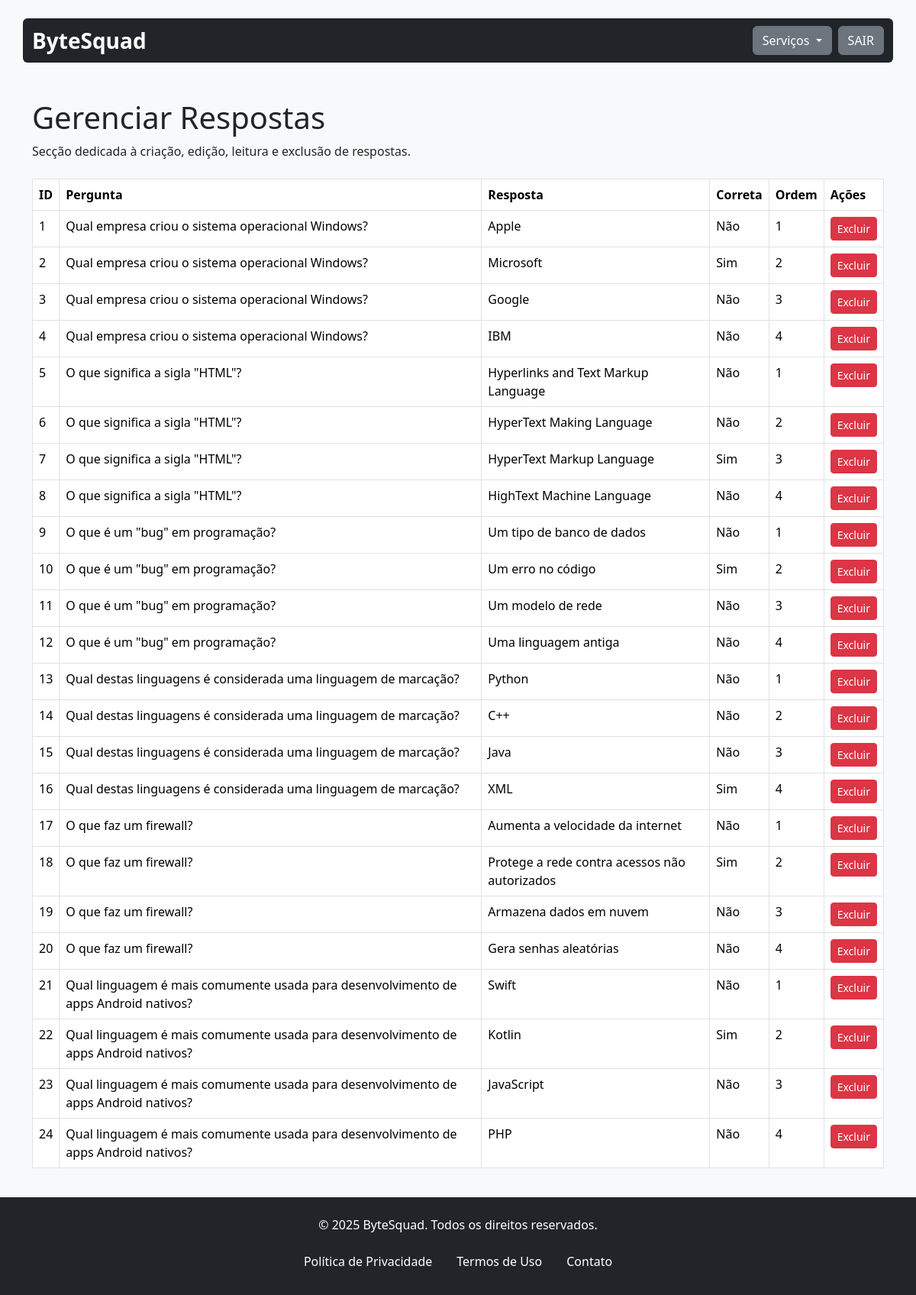
The app's page /gerenciarResposta.php (signed in) with its own data.
### tables this page shows
CREATE TABLE `resposta` (
  `id_resposta` int(11) NOT NULL,
  `id_pergunta` int(11) NOT NULL,
  `texto_resposta` varchar(300) NOT NULL,
  `correta` tinyint(1) DEFAULT 0,
  `ordem` int(11) DEFAULT 1
);

CREATE TABLE `pergunta` (
  `id_pergunta` int(11) NOT NULL,
  `id_nivel` int(11) NOT NULL,
  `texto_pergunta` text NOT NULL,
  `tipo_pergunta` varchar(50) DEFAULT 'multipla_escolha',
  `ordem` int(11) DEFAULT 1
);

### assets/classes/respostas.class.php (called while the page is built, shortened)
<?php
require_once 'conexao.class.php';
class Respostas
{
    private $con;
    public function __construct()
    {
        $this->con = new Conexao();
    }
    public function listar($id_pergunta = null)
    {
        try {
            if ($id_pergunta) {
                $sql = $this->con->conectar()->prepare("SELECT * FROM resposta WHERE id_pergunta = :id_pergunta ORDER BY ordem ASC");
                $sql->bindParam(':id_pergunta', $id_pergunta, PDO::PARAM_INT);
            } else {
                $sql = $this->con->conectar()->prepare("SELECT * FROM resposta ORDER BY id_pergunta, ordem ASC");
            }
            $sql->execute();
            return $sql->fetchAll(PDO::FETCH_ASSOC);
        } catch (PDOException $ex) {
            echo "ERRO: " . $ex->getMessage();
        }
    }
}

### assets/classes/conexao.class.php (called while the page is built)
<?php
class Conexao{
    private $servidor;
    private $senha;
    private $usuario;
    private $banco;
    private static $pdo;
    public function __construct(){
        $this->servidor = "localhost";
        $this->banco = "bytesquad";
        $this->senha = "";
        $this->usuario = "root";
    }
    public function conectar(){
        try{
            if(is_null(self::$pdo)){
                self::$pdo = new PDO("mysql:host=".$this->servidor."; dbname=".$this->banco, $this->usuario, $this->senha);
            }
            return self::$pdo;
        } catch(PDOException $ex){
            echo $ex->getMessage();
        }
    }
}

### assets/classes/perguntas.class.php (called while the page is built, shortened)
<?php
require_once 'conexao.class.php';
class Perguntas
{
    private $con;
    public function __construct()
    {
        $this->con = new Conexao();
    }
    public function buscarPergunta($id_pergunta)
    {
        try {
            $sql = $this->con->conectar()->prepare("SELECT * FROM pergunta WHERE id_pergunta = :id_pergunta");
            $sql->bindParam(':id_pergunta', $id_pergunta, PDO::PARAM_INT);
            $sql->execute();
            return $sql->fetch(PDO::FETCH_ASSOC);
        } catch (PDOException $ex) {
            error_log("ERRO: " . $ex->getMessage());
            return false;
        }
    }
}

### assets/classes/administrador.class.php (called while the page is built, shortened)
<?php
require_once 'conexao.class.php';
class Administrador
{
    private $permissoes;
    private $con;
    public function __construct()
    {
        $this->con = new Conexao();
    }
    public function setUsuario($id)
    {
        $sql = $this->con->conectar()->prepare("SELECT * FROM administrativo WHERE id_administrativo = :id");
        $sql->bindValue(":id", $id);
        $sql->execute();
        if ($sql->rowCount() > 0) {
            $sql = $sql->fetch();
            $this->permissoes = explode(', ', $sql['permissoes_admin']);
        }
    }
    public function temPermissoes($permissao)
    {
        if (isset($_SESSION['Logado'])) {
            $id = $_SESSION['Logado'];
            $this->setUsuario($id);
            return in_array($permissao, $this->permissoes);
        }
        return false;
    }
}

### gerenciarResposta.php (the view, shortened to what this page needs)
<?php
include 'assets/inc/header.inc.php';
include 'assets/classes/respostas.class.php';
include 'assets/classes/perguntas.class.php';
$resposta = new Respostas();
$pergunta = new Perguntas();
require_once './assets/classes/administrador.class.php';
$admin = new Administrador();
?>
<main class="container mt-5">
    <div class="header-content mb-4">
        <h1>Gerenciar Respostas</h1>
        <p>Secção dedicada à criação, edição, leitura e exclusão de respostas.</p>
    </div>
    <div class="table-responsive mb-4">
        <table class="table table-bordered table-hover">
            <thead class="thead-light">
                <tr>
                    <th>ID</th>
                    <th>Pergunta</th>
                    <th>Resposta</th>
                    <th>Correta</th>
                    <th>Ordem</th>
                    <th>Ações</th>
                </tr>
            </thead>
            <tbody>
                <?php
                $lista = $resposta->listar();
                foreach ($lista as $item):
                    $perguntaInfo = $pergunta->buscarPergunta($item['id_pergunta']);
                ?>
                    <tr>
                        <td><?php echo $item['id_resposta']; ?></td>
                        <td><?php echo $perguntaInfo ? $perguntaInfo['texto_pergunta'] : 'Pergunta não encontrada'; ?></td>
                        <td><?php echo $item['texto_resposta']; ?></td>
                        <td><?php echo $item['correta'] ? 'Sim' : 'Não'; ?></td>
                        <td><?php echo $item['ordem']; ?></td>
                        <td>
                            <?php if ($admin->temPermissoes('EDIT')): ?>
                                <button type="button" class="btn btn-primary" data-bs-toggle="modal"
                                    data-bs-target="#editarModal<?php echo $item['id_resposta']; ?>">
                                    Editar
                                </button>
                            <?php endif; ?>
                            <?php if ($admin->temPermissoes('DELETE')): ?>
                                <a href="deletarResposta.php?id_resposta=<?php echo $item['id_resposta']; ?>"
                                    class="btn btn-sm btn-danger"
                                    onclick="return confirm('Você tem certeza que deseja excluir esta resposta?')">Excluir</a>
                            <?php endif; ?>
                        </td>
                    </tr>
                <?php endforeach ?>
            </tbody>
        </table>
    </div>
</main>
<?php include 'assets/inc/footer.inc.php'; ?>
</body>
</html>

### assets/inc/header.inc.php (style rules this page uses)
html { height: 100%; }
body { position: relative; margin: 0; min-height: 100%; padding-bottom: 7.85rem; }

### records on screen
resposta: id_resposta "1", id_pergunta.texto_pergunta "Qual empresa criou o sistema operacional Windows?", texto_resposta "Apple", correta "Não", ordem "1"
resposta: id_resposta "2", id_pergunta.texto_pergunta "Qual empresa criou o sistema operacional Windows?", texto_resposta "Microsoft", correta "Sim", ordem "2"
resposta: id_resposta "3", id_pergunta.texto_pergunta "Qual empresa criou o sistema operacional Windows?", texto_resposta "Google", correta "Não", ordem "3"
resposta: id_resposta "4", id_pergunta.texto_pergunta "Qual empresa criou o sistema operacional Windows?", texto_resposta "IBM", correta "Não", ordem "4"
resposta: id_resposta "5", id_pergunta.texto_pergunta "O que significa a sigla \"HTML\"?", texto_resposta "Hyperlinks and Text Markup Language", correta "Não", ordem "1"
resposta: id_resposta "6", id_pergunta.texto_pergunta "O que significa a sigla \"HTML\"?", texto_resposta "HyperText Making Language", correta "Não", ordem "2"
resposta: id_resposta "7", id_pergunta.texto_pergunta "O que significa a sigla \"HTML\"?", texto_resposta "HyperText Markup Language", correta "Sim", ordem "3"
resposta: id_resposta "8", id_pergunta.texto_pergunta "O que significa a sigla \"HTML\"?", texto_resposta "HighText Machine Language", correta "Não", ordem "4"
resposta: id_resposta "9", id_pergunta.texto_pergunta "O que é um \"bug\" em programação?", texto_resposta "Um tipo de banco de dados", correta "Não", ordem "1"
resposta: id_resposta "10", id_pergunta.texto_pergunta "O que é um \"bug\" em programação?", texto_resposta "Um erro no código", correta "Sim", ordem "2"
resposta: id_resposta "11", id_pergunta.texto_pergunta "O que é um \"bug\" em programação?", texto_resposta "Um modelo de rede", correta "Não", ordem "3"
resposta: id_resposta "12", id_pergunta.texto_pergunta "O que é um \"bug\" em programação?", texto_resposta "Uma linguagem antiga", correta "Não", ordem "4"
resposta: id_resposta "13", id_pergunta.texto_pergunta "Qual destas linguagens é considerada uma linguagem de marcação?", texto_resposta "Python", correta "Não", ordem "1"
resposta: id_resposta "14", id_pergunta.texto_pergunta "Qual destas linguagens é considerada uma linguagem de marcação?", texto_resposta "C++", correta "Não", ordem "2"
resposta: id_resposta "15", id_pergunta.texto_pergunta "Qual destas linguagens é considerada uma linguagem de marcação?", texto_resposta "Java", correta "Não", ordem "3"
resposta: id_resposta "16", id_pergunta.texto_pergunta "Qual destas linguagens é considerada uma linguagem de marcação?", texto_resposta "XML", correta "Sim", ordem "4"
resposta: id_resposta "17", id_pergunta.texto_pergunta "O que faz um firewall?", texto_resposta "Aumenta a velocidade da internet", correta "Não", ordem "1"
resposta: id_resposta "18", id_pergunta.texto_pergunta "O que faz um firewall?", texto_resposta "Protege a rede contra acessos não autorizados", correta "Sim", ordem "2"
resposta: id_resposta "19", id_pergunta.texto_pergunta "O que faz um firewall?", texto_resposta "Armazena dados em nuvem", correta "Não", ordem "3"
resposta: id_resposta "20", id_pergunta.texto_pergunta "O que faz um firewall?", texto_resposta "Gera senhas aleatórias", correta "Não", ordem "4"
resposta: id_resposta "21", id_pergunta.texto_pergunta "Qual linguagem é mais comumente usada para desenvolvimento de apps Android nativos?", texto_resposta "Swift", correta "Não", ordem "1"
resposta: id_resposta "22", id_pergunta.texto_pergunta "Qual linguagem é mais comumente usada para desenvolvimento de apps Android nativos?", texto_resposta "Kotlin", correta "Sim", ordem "2"
resposta: id_resposta "23", id_pergunta.texto_pergunta "Qual linguagem é mais comumente usada para desenvolvimento de apps Android nativos?", texto_resposta "JavaScript", correta "Não", ordem "3"
resposta: id_resposta "24", id_pergunta.texto_pergunta "Qual linguagem é mais comumente usada para desenvolvimento de apps Android nativos?", texto_resposta "PHP", correta "Não", ordem "4"
